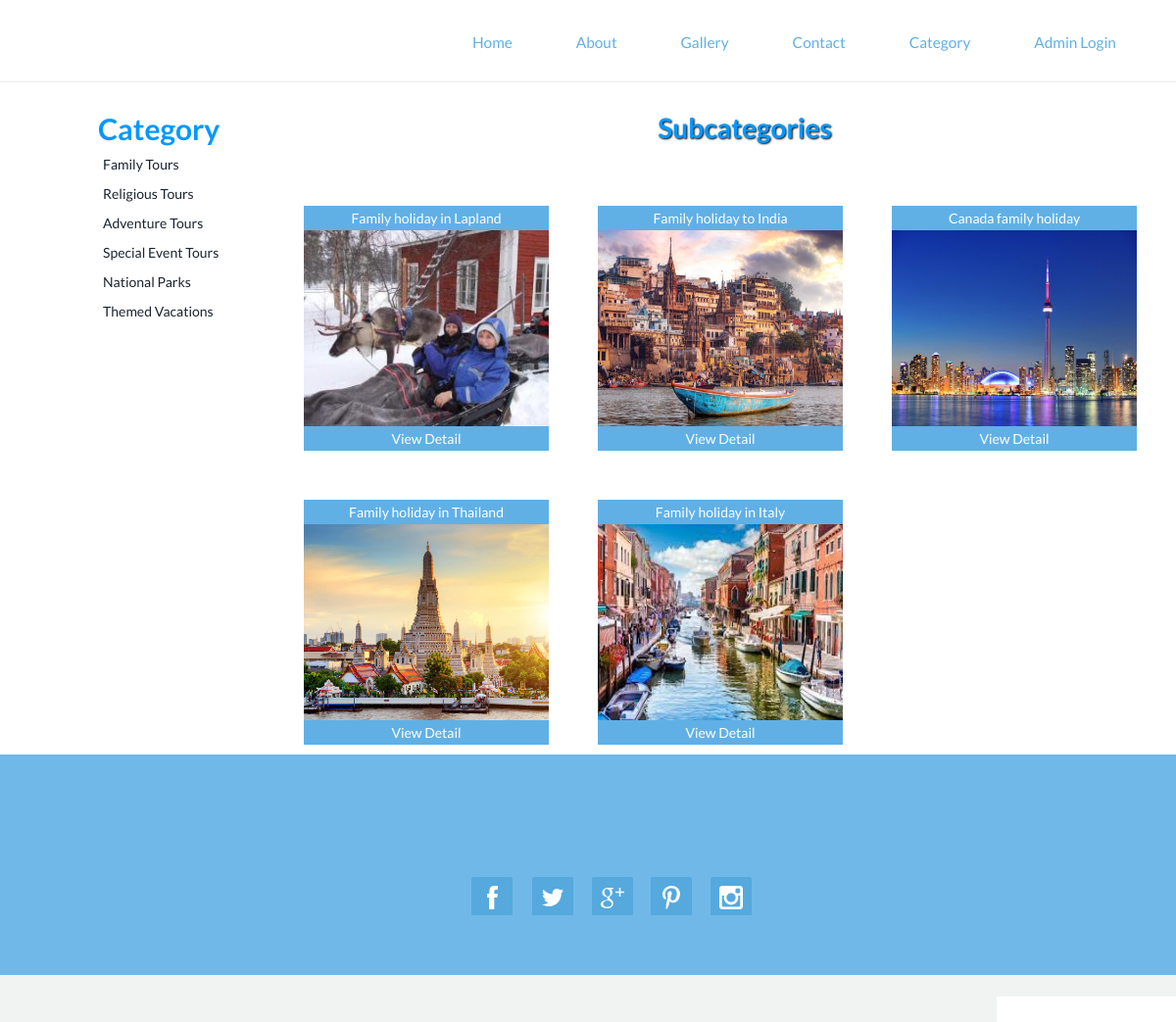
Screenshot of /subcat.php?catid=1 with the database file from the repository.
### tables this page shows
CREATE TABLE `category` (
  `Cat_id` int(100) NOT NULL,
  `Cat_name` varchar(2000) NOT NULL
);

CREATE TABLE `subcategory` (
  `Subcatid` int(200) NOT NULL,
  `Subcatname` varchar(1000) NOT NULL,
  `Catid` int(200) NOT NULL,
  `Pic` varchar(8000) NOT NULL,
  `Detail` varchar(8000) NOT NULL
);

### subcat.php (the view, shortened to what this page needs)
<!DOCTYPE html>
<html>
<head>
<link href="stylecss.css" rel='stylesheet' type='text/css'/>
<link href="css/bootstrap.css" rel='stylesheet' type='text/css'/>
<link href="css/style.css" rel="stylesheet" type="text/css" media="all"/>
</head>
<body>
<?php include('function.php'); ?>
<?php include('top.php'); ?>
<br>
<br>
<br>
<div style="height:50px"></div>
<div style="width:1000px; margin:auto" >
<div style="width:200px; float:left">
<table cellpadding="0" cellspacing="0" width="1000px">
<tr><td style="font-size:30px; color:#09F"><b>Category</b></td></tr>
<?php
$s="select * from category";
$result=mysqli_query($cn,$s);
while($data=mysqli_fetch_array($result))
{
		echo "<tr><td style=' padding:5px;'><a href='subcat.php?catid=$data[0]'>$data[1]</a></td></tr>";
}
?>
</table>
</div>
<div style="width:800px; float:left">
<table cellpadding="0px" cellspacing="0" width="1000px">
<tr><td class="headingText">Subcategories</td></tr>
<tr><td class="paraText" width="900px">
<table cellpadding="0" cellspacing="0" width="900px">
<?php
$s="select * from subcategory where Catid='" .$_GET["catid"] . "'";
$result=mysqli_query($cn,$s);
$n=0;
while($data=mysqli_fetch_array($result))
{
	if($n%3==0)
	{
	?>
<tr>
<?php
	}?>
<td>
<table border="0" width="100px" bordercolor="#FF6666">
<tr><td align="center" style="background-color:#60B0E6; color:#FFF"><?php echo $data[1];?> </td></tr>
<tr><td class="image"><img src="Admin/subcatimages/<?php echo $data[3]; ?>" width="250px" height="200px" /></td></tr><br/><br/>
<tr><td align="center" style="background-color:#60B0E6; "><a href="package.php?subcatid=<?php echo $data[0];?>"><font color="#FFFFFF">View Detail</font></a></td></tr>
</table>
</td>
<?php
if($n%3==2)
{
?>
</tr>
<?php
}
$n=$n+1;
}
?>
</table>
</td></tr></table>
</div>
</div>
<?php include('bottom.php'); ?>
</body>
</html>

### function.php (shortened to what this page needs)
<!DOCTYPE html>
<html>
<head>
</head>
<body>
</body>
</html>

### top.php (shortened to what this page needs)
<div class="header-top">
  <div class="container">
	 <div class="top-nav">
				<div class="menu">
				<ul id="nav">
					 <li><a href="index.php#section-1"  onclick="javascript:window.open('index.php#section-1','_self')">                            Home</a></li>
					 <li><a href="index.php#section-2"  onclick="javascript:window.open('index.php#section-2','_self')">                           About</a></li>
					 <li><a href="index.php#section-3"  onclick="javascript:window.open('index.php#section-3','_self')">                             Gallery</a></li>
					 <li><a href="index.php#section-5"   onclick="javascript:window.open('index.php#section-5','_self')">                              Contact</a></li>
					 <li><a href="category.php" onclick="javascript:window.open('category.php','_self')">Category</a></li>
					 <li><a href="admin/loginform.php"  onclick="javascript:window.open('index.php#section-1','_self')">                            Admin Login</a></li>
				 </ul>
				 </div>
	 </div>
	  <div class="clearfix"> </div>
 </div>
</div>

### bottom.php (shortened to what this page needs)
<div class="fotter">
	 <div class="container">
		 <div class="fotter-grids">
			 <div class="col-md-4 fotter-left">
			 </div>
			 <div class="col-md-4 fotter-middle">
			 <div class="col-md-4 fotter-right" style="padding-left:10px">
			 <h3></h3><br/>
			  </div>
			 <div class="social-icons">
			 <a href="#"><span class="facebook"> </span></a>
			 <a href="#"><span class="twitter"> </span></a>
			 <a href="#"><span class="googleplus"> </span></a>
			 <a href="#"><span class="pinterest"> </span></a>
			 <a href="#"><span class="instagram"> </span></a>
			 </div>
			 <div class="clearfix"></div>
	     </div>
		 <div class="clearfix"></div>
	 </div>
</div>
</div>
<div class="copyright text-right">
<p style="padding-right:100px"></p>
</div>

### stylecss.css (style rules this page uses)
.headingText { font-size:38px; color:#09F; margin:5px; font-weight:bold; text-shadow:1px 1px 2px black;; text-align:center; }
.paraText { line-height:25px; padding:10px; text-align:justify; }
.image { border:#03F; border-image:fill; }

### css/style.css (style rules this page uses)
.headingText { font-size:28px; color:#09F; margin:5px; font-weight:bold; text-shadow:1px 1px 2px black;; text-align:center; }
.paraText { line-height:25px; padding:10px; text-align:justify; }
.image { border:#03F; border:thick:#9C0; }
body { margin:0; padding:0; font-family: 'Lato', sans-serif; -webkit-appearance:none; }
body a { transition:0.5s all; -webkit-transition:0.5s all; -moz-transition:0.5s all; -o-transition:0.5s all; -ms-transition:0.5s all; }
p { margin:0; }
ul { margin:0; padding:0; }
.header-top { background:#fff; min-height:32px; padding:1.5em 0; position: fixed; z-index: 9999; width: 100%; clear: both; border-bottom:1px solid rgba(128, 128, 128, 0.17); }
.top-nav ul { float:right; margin:0.3em 0 0 0; }
.top-nav ul li { display:inline-block; margin: 0 0.5em; }
.top-nav ul li a { color:#60B0E6; text-decoration:none; padding:0.4em 1.5em; display:block; border:1px solid #fff; font-size:1.1em; font-weight:400; }
.container:after { content: "\0020"; display: block; height: 0; clear: both; visibility: hidden; }
.clearfix:before, .clearfix:after, .row:before, .row:after { content: '\0020'; display: block; overflow: hidden; visibility: hidden; width: 0; height: 0; }
.row:after, .clearfix:after { clear: both; }
.row, .clearfix { zoom: 1; }
.fotter { background:#70B8E8; min-height:100px; }
.fotter-grids { padding: 4em 0; }
.social-icons { margin-top:3.5em; }
.social-icons a span { width:44px; height:39px; background:url('../images/social-icons.png') no-repeat 0px 0px; display:inline-block; margin: 0 0.5em; }
.social-icons a span.facebook { background-position: 0px 0px; }
.social-icons a span.twitter { background-position:-63px 0px; }
.social-icons a span.googleplus { background-position:-127px 0px; }
.social-icons a span.pinterest { background-position: -190px 0px; }
.social-icons a span.instagram { background-position:-254px 0px }
.social-icons { float:right; }
.copyright { background:#F1F2F2; min-height:48px; }
.copyright p { color:#9D9C9C; padding:1em 0; }

### rows the page displays
category: Cat_name "Family Tours"
category: Cat_name "Religious Tours"
category: Cat_name "Adventure Tours"
category: Cat_name "Special Event Tours"
category: Cat_name "National Parks"
category: Cat_name "Themed Vacations"
subcategory: Subcatname "Family holiday in Lapland", Pic (picture)
subcategory: Subcatname "Family holiday to India", Pic (picture)
subcategory: Subcatname "Canada family holiday", Pic (picture)
subcategory: Subcatname "Family holiday in Thailand", Pic (picture)
subcategory: Subcatname "Family holiday in Italy", Pic (picture)
